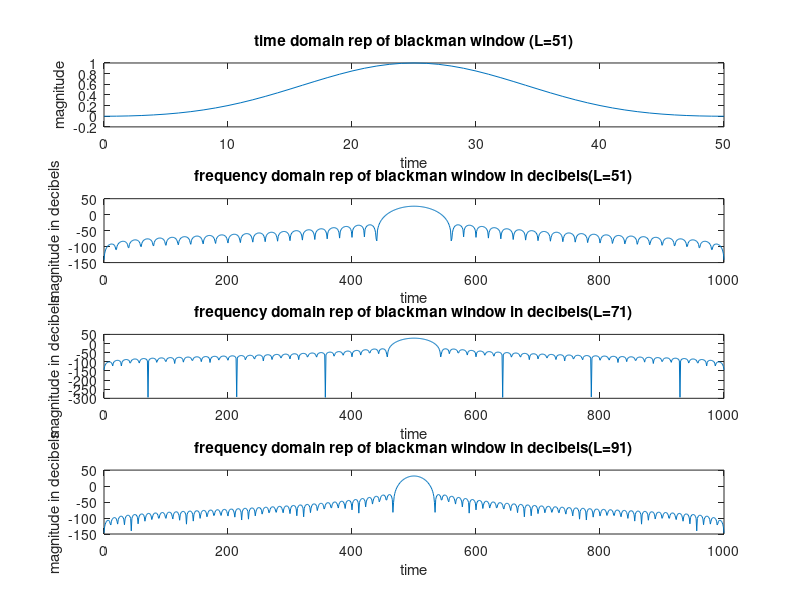

This figure's MATLAB source:
function y = blackmanFIR()
L= 51;
t = 0:L-1;
y = blackman(L);
%y = [j' ones(1,1001-L)];

k = fft(y,1001);
z = fftshift(k);
l = abs (z);
m = mag2db(l);

subplot(4,1,1);
plot (t,y);
title('time domain rep of blackman window (L=51)');
xlabel('time');
ylabel('magnitude');
subplot(4,1,2);
plot(0:1000, m);
title('frequency domain rep of blackman window in decibels(L=51)');
xlabel('time');
ylabel('magnitude in decibels');

L= 71;
t = 0:L-1;
y = blackman(L);
%y = [j' ones(1,1001-L)];

k = fft(y,1001);
z = fftshift(k);
l = abs (z);
m = mag2db(l);

subplot(4,1,3);
plot(0:1000, m);
title('frequency domain rep of blackman window in decibels(L=71)');
xlabel('time');
ylabel('magnitude in decibels');

L= 91;
t = 0:L-1;
y = blackman(L);
%y = [j' ones(1,1001-L)];

k = fft(y,1001);
z = fftshift(k);
l = abs (z);
m = mag2db(l);
subplot(4,1,4);
plot(0:1000, m);
title('frequency domain rep of blackman window in decibels(L=91)');
xlabel('time');
ylabel('magnitude in decibels');
